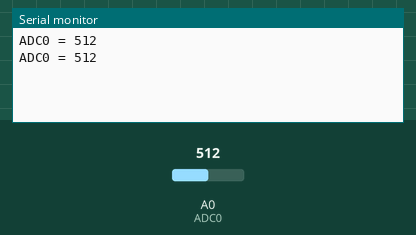
Recording of a sketch running on a simulated Arduino Uno, built with avr-gcc and run on an emulated ATmega328P. Parts: the last lines printed to the serial monitor. Inputs (shaded band) come from the test bench; at power-on: A0 (ADC0) = 512.

Above: at 1.8 s.
1.9 s: A0 (ADC0) set to 716
At 2.8 s:
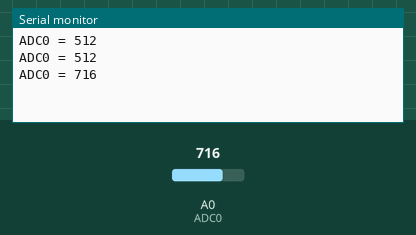
3.4 s: A0 (ADC0) set to 900
At 4.7 s:
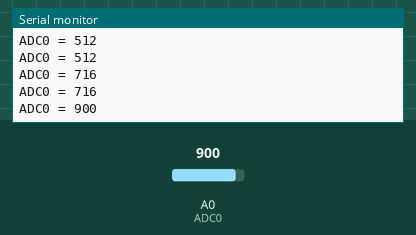
Timing chart, 0 to 6.4 s (numbered marks = the images above; inputs shaded):
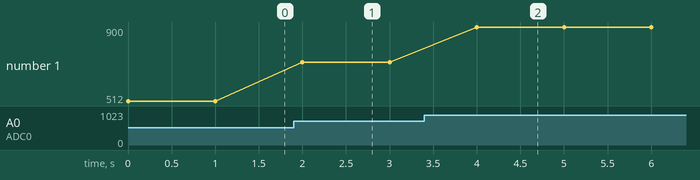

Measured:
- after the input at 1.9 s, the serial monitor: prints a new line after 0.10 s (image 1)
- after the input at 3.4 s, the serial monitor: prints a new line after 0.60 s (image 2)
- plotted number 1: 512 → 716 after the input at 1.9 s, 716 → 900 after the input at 3.4 s

The sketch:

adc_read.ino
```cpp
// Read Analog input sample
// ADC - Analog Digital Converter

int ADC0 = 0;
int value;
int LEDpin = 13;

void setup() {
  // put your setup code here, to run once:
  Serial.begin(9600);
}

void loop() {
  // put your main code here, to run repeatedly:
  value = analogRead(ADC0);
  Serial.print("ADC0 = ");
  Serial.println(value);
  delay(1000);
}
```
